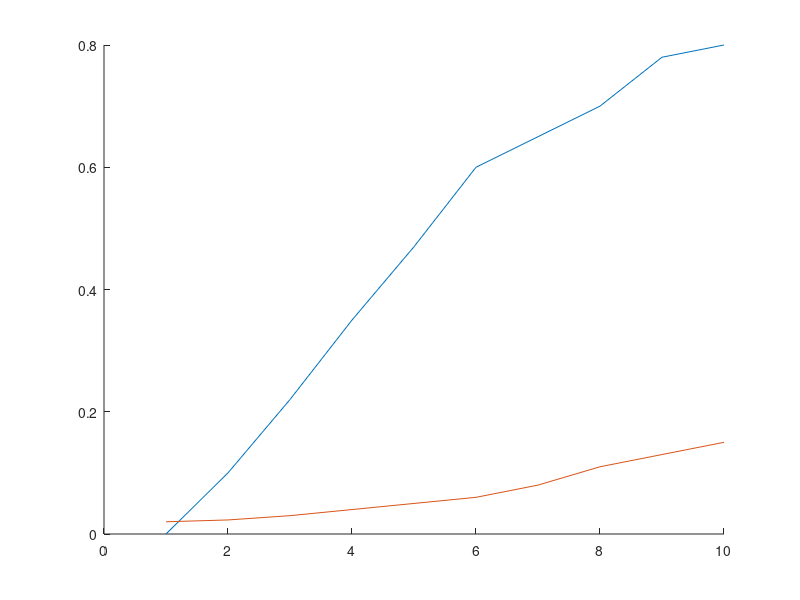

Here is the MATLAB script that generated this plot:
clc
clear 

CL = [0,0.1,0.22,0.35, 0.47, 0.6, 0.65, 0.7, 0.78, 0.8];
CD = [0.02,0.023,0.03,0.04,0.05,0.06, 0.08, 0.11, 0.13,0.15];
AoA = [1,2,3,4,5,6,7,8,9,10];
AR =14;
e =  1.78*(1-0.045*AR^0.68)-0.64;
a0 = 0.1;
a = a0 * (a0/(1+((57.3*a0)/(pi*e*AR))));
CL3D = a*AoA;
CDwing = CD + ((CL3D.^2)./(pi*e*AR));

AreaF = 0.637;
AreaW = 2/AR;
AreaT = 0.104;


[~,idxMin] = min(CDwing);
CLminD = CL3D(idxMin);

% Hard coded Values
Cfe = 0.003; % equivalent skin friction coefficient
Swet = AreaF + AreaW + AreaT; % [m^2] wetted area (Tempest)
Sref = 1/AR; % [m^2] projected area of the wing (Tempest)

% minimum drag (eq. 10)
CDmin = Cfe*Swet/Sref;

% arbitrary constant (eq. 5)
k1 = 1/(pi*e*AR);

% whole aircraft drag (eq. 6)
CDA = CDmin + k1*(CL3D - CLminD).^2;

CLCD = CL3D./CDA;

CLCDMax = 0.5 * sqrt((pi *e*AR)/CDmin)


%Weight
Density = 0.295;
WeightF = 0.0207 * Density;
WeightW = AreaW *0.015 * Density;
WeightT = AreaT * 0.01 * Density;
WeightAdd = 0.4

WeightTot = WeightT + WeightW + WeightF + WeightAdd;

Range = 7 * (CLCDMax);

time = 8.4; %sec

Vsink = 7 /time;
Vinf = WeightTot * Vsink / CDmin

figure(1)
hold on
plot( AoA, CL)
plot(AoA, CD )
